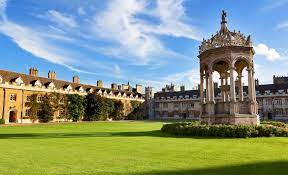
#> input picture Images/img19.jpg, 288 x 175 px
$ jupyter execute 'cv_5_4_SIFT(尺度不变特征变换).ipynb'
#> lines starting #> are read from the running program, lines starting #| are printed output that depends on the picture
[cell 1]
#尺度不变特征变换:
#该算法提取关键点并计算其描述算符。
#1.尺度空间极值检测
#2.关键点定位
#3.方向分配
#4.关键点描述
#5.关键点匹配
#
import cv2 as cv
import numpy as np
from matplotlib import pyplot as plt

img19 = cv.imread("../Images/img19.jpg")
#> img19 is the input picture: shape (175, 288, 3); mean B, G, R 130.4, 150.2, 134
gray = cv.cvtColor(img19, cv.COLOR_BGR2GRAY)
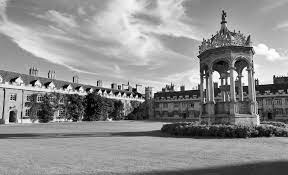
#> gray: shape (175, 288); min 0, max 255, mean 143.1
#需要安装库
#pip install opencv-contrib-python
sift = cv.xfeatures2d.SIFT_create()
kp = sift.detect(gray,None)
#> kp = 388 keypoints; strongest (x, y, size): (91, 90, 2.3), (100, 91, 2.1), (122, 94, 1.9), (215, 76, 6.3)
result = cv.drawKeypoints(gray,kp,img19,flags=cv.DRAW_MATCHES_FLAGS_DRAW_RICH_KEYPOINTS)
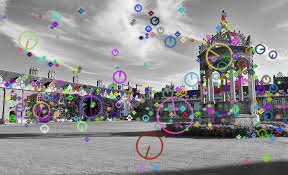
#> result: shape (175, 288, 3); mean B, G, R 144.5, 143.4, 144.5
cv.namedWindow("image", cv.WINDOW_NORMAL)
cv.imshow("image", result)
cv.waitKey(0)
cv.destroyAllWindows()

$ run again, with Images/img1.jpg copied over Images/img19.jpg
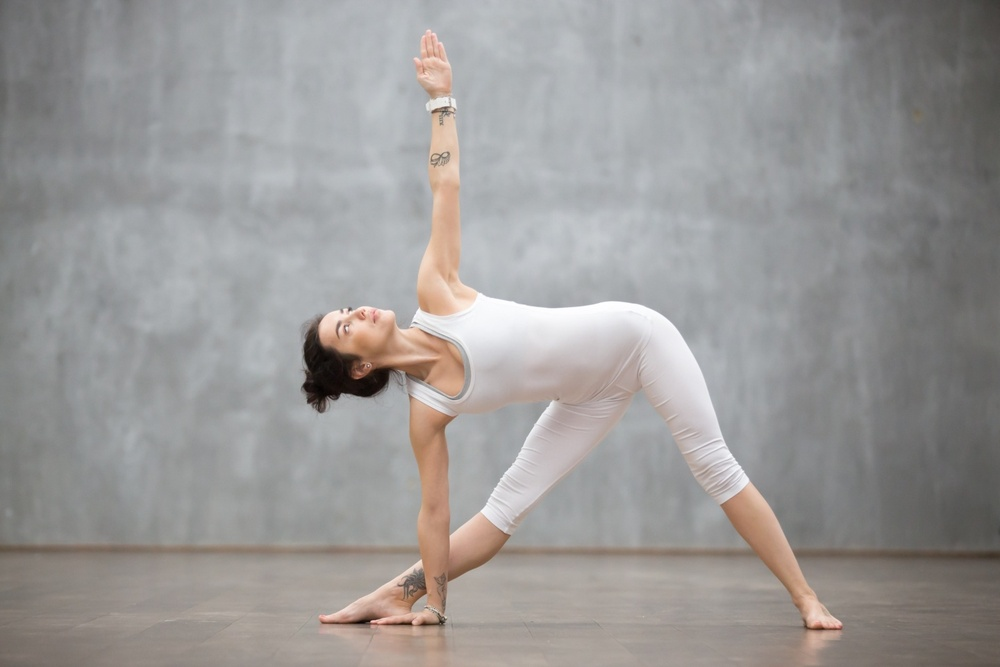
#> input picture Images/img1.jpg, 1000 x 667 px, shrunk from 1440 x 960 before the run
#> img19 is the input picture: shape (667, 1000, 3); mean B, G, R 151.6, 152.7, 154.9
#> `gray = cv.cvtColor(img19, cv.COLOR_BGR2GRAY)`:
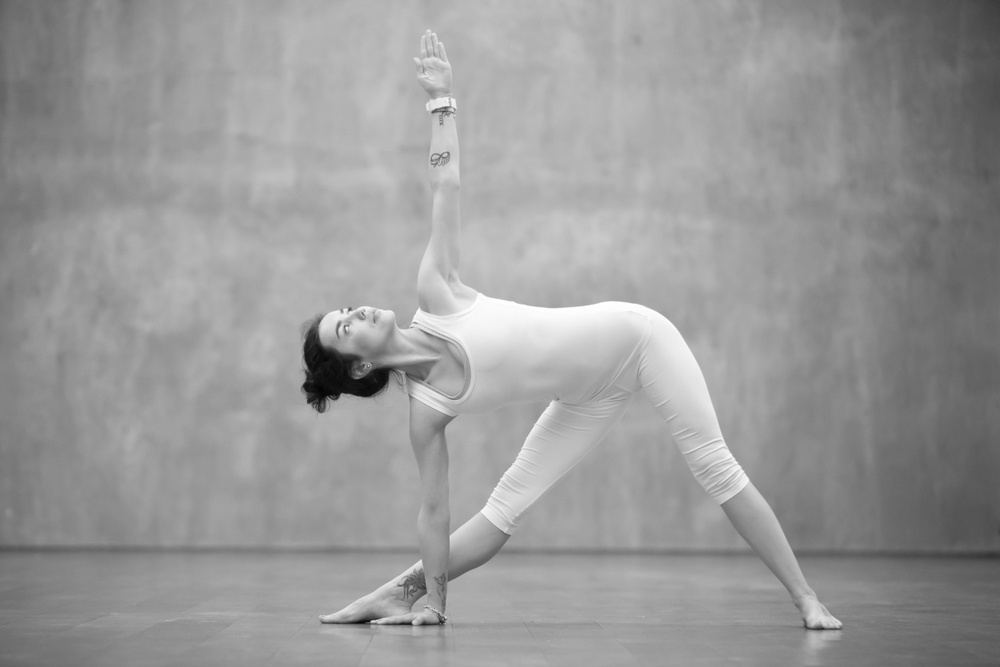
#> gray: shape (667, 1000); min 4, max 255, mean 153.2
#> kp = 297 keypoints; strongest (x, y, size): (330, 373, 40.9), (372, 621, 2), (373, 383, 19.3), (409, 623, 4.3)
#> `result = cv.drawKeypoints(gray,kp,img19,flags=cv.DRAW_MATCHES_FLAGS_DR..`:
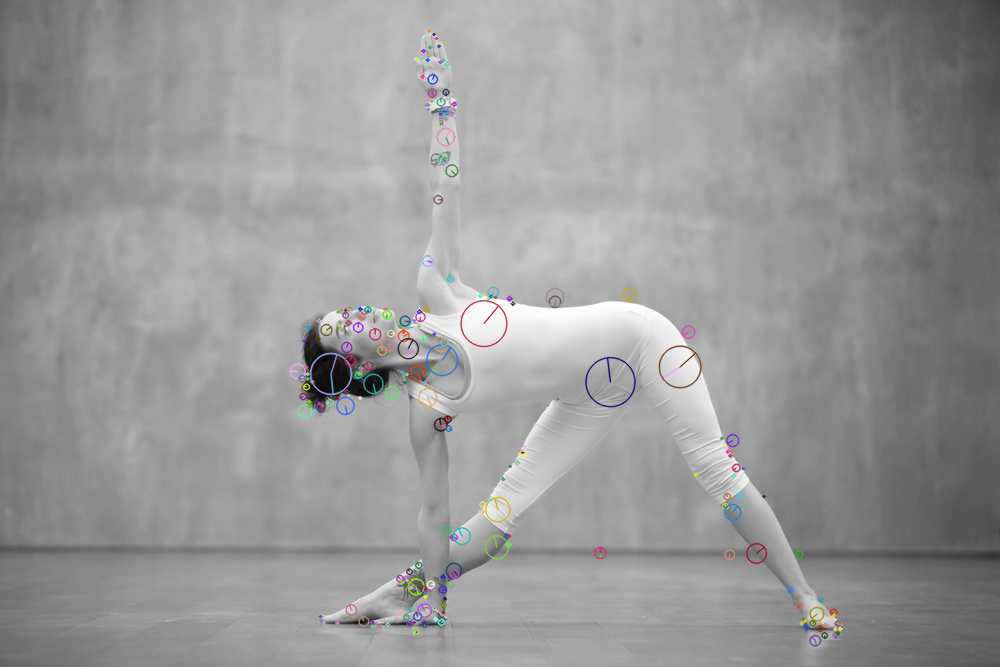
#> result: shape (667, 1000, 3); mean B, G, R 152.9, 152.8, 152.9
